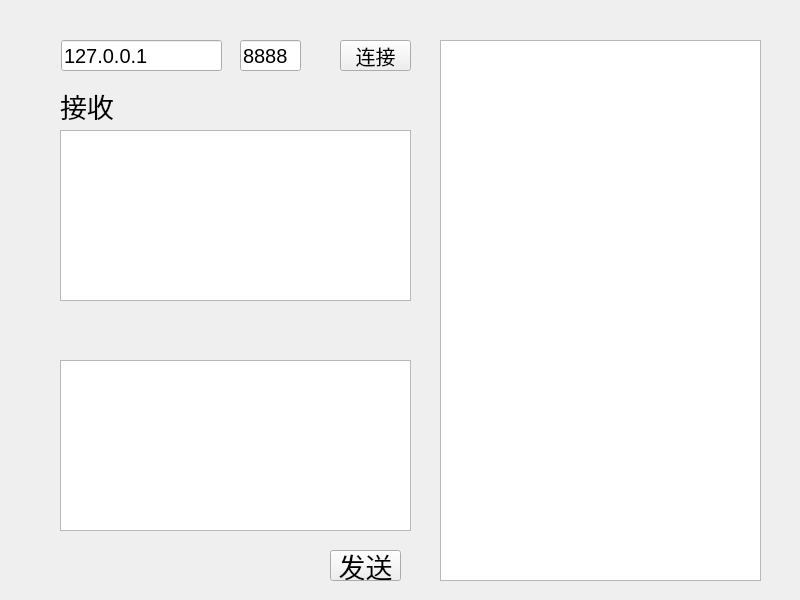
<?xml version="1.0" encoding="UTF-8"?>
<ui version="4.0">
 <class>client</class>
 <widget class="QWidget" name="client">
  <property name="geometry">
   <rect>
    <x>0</x>
    <y>0</y>
    <width>800</width>
    <height>600</height>
   </rect>
  </property>
  <property name="font">
   <font>
    <pointsize>15</pointsize>
   </font>
  </property>
  <property name="windowTitle">
   <string>client</string>
  </property>
  <widget class="QPushButton" name="pushButton">
   <property name="geometry">
    <rect>
     <x>340</x>
     <y>40</y>
     <width>71</width>
     <height>31</height>
    </rect>
   </property>
   <property name="text">
    <string>连接</string>
   </property>
  </widget>
  <widget class="QLineEdit" name="lineEdit">
   <property name="geometry">
    <rect>
     <x>61</x>
     <y>40</y>
     <width>161</width>
     <height>31</height>
    </rect>
   </property>
   <property name="text">
    <string>127.0.0.1</string>
   </property>
  </widget>
  <widget class="QLineEdit" name="lineEdit_2">
   <property name="geometry">
    <rect>
     <x>240</x>
     <y>40</y>
     <width>61</width>
     <height>31</height>
    </rect>
   </property>
   <property name="text">
    <string>8888</string>
   </property>
  </widget>
  <widget class="QLabel" name="label">
   <property name="geometry">
    <rect>
     <x>60</x>
     <y>90</y>
     <width>61</width>
     <height>31</height>
    </rect>
   </property>
   <property name="font">
    <font>
     <pointsize>20</pointsize>
    </font>
   </property>
   <property name="text">
    <string>接收</string>
   </property>
  </widget>
  <widget class="QTextEdit" name="textEdit">
   <property name="geometry">
    <rect>
     <x>60</x>
     <y>130</y>
     <width>351</width>
     <height>171</height>
    </rect>
   </property>
  </widget>
  <widget class="QTextEdit" name="textEdit_2">
   <property name="geometry">
    <rect>
     <x>60</x>
     <y>360</y>
     <width>351</width>
     <height>171</height>
    </rect>
   </property>
  </widget>
  <widget class="QPushButton" name="pushButton_2">
   <property name="geometry">
    <rect>
     <x>330</x>
     <y>550</y>
     <width>71</width>
     <height>31</height>
    </rect>
   </property>
   <property name="font">
    <font>
     <pointsize>20</pointsize>
    </font>
   </property>
   <property name="text">
    <string>发送</string>
   </property>
  </widget>
  <widget class="QTextEdit" name="textEdit_3">
   <property name="geometry">
    <rect>
     <x>440</x>
     <y>40</y>
     <width>321</width>
     <height>541</height>
    </rect>
   </property>
  </widget>
 </widget>
 <resources/>
 <connections/>
</ui>
